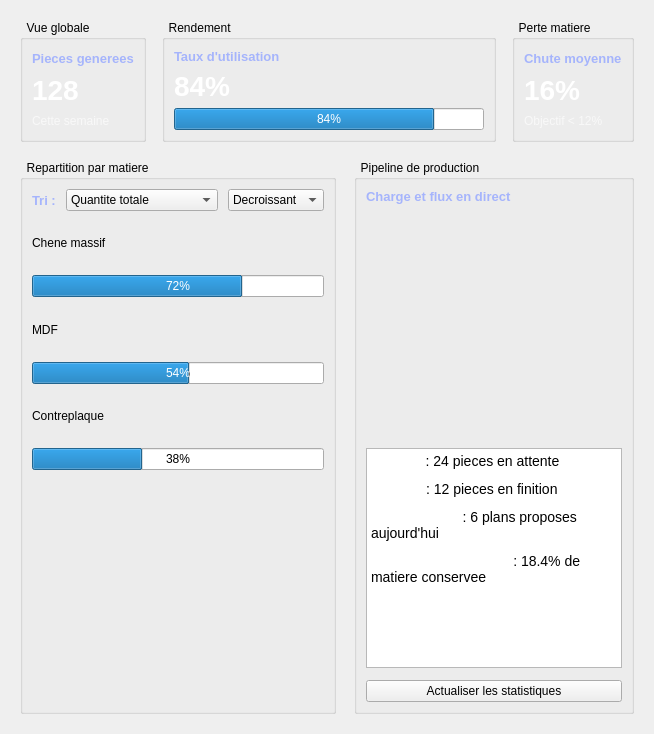
          <widget class="QWidget" name="tab_pc_stats">
           <attribute name="title">
            <string>Statistiques</string>
           </attribute>
           <layout class="QVBoxLayout" name="vl_pc_stats">
            <property name="spacing">
             <number>18</number>
            </property>
            <property name="leftMargin">
             <number>20</number>
            </property>
            <property name="topMargin">
             <number>20</number>
            </property>
            <property name="rightMargin">
             <number>20</number>
            </property>
            <property name="bottomMargin">
             <number>20</number>
            </property>
            <item>
             <layout class="QHBoxLayout" name="hl_pc_stats_cards">
              <property name="spacing">
               <number>16</number>
              </property>
              <item>
               <widget class="QGroupBox" name="gb_pc_stats_total">
                <property name="title">
                 <string>  Vue globale</string>
                </property>
                <layout class="QVBoxLayout" name="vl_pc_stats_total">
                 <item>
                  <widget class="QLabel" name="lb_pc_stats_total_title">
                   <property name="styleSheet">
                    <string notr="true">color:#a5b4fc;background:transparent;font-size:13px;font-weight:600;</string>
                   </property>
                   <property name="text">
                    <string>Pieces generees</string>
                   </property>
                  </widget>
                 </item>
                 <item>
                  <widget class="QLabel" name="lb_pc_stats_total_value">
                   <property name="styleSheet">
                    <string notr="true">color:white;background:transparent;font-size:28px;font-weight:700;</string>
                   </property>
                   <property name="text">
                    <string>128</string>
                   </property>
                  </widget>
                 </item>
                 <item>
                  <widget class="QLabel" name="lb_pc_stats_total_hint">
                   <property name="styleSheet">
                    <string notr="true">color:rgba(255,255,255,0.65);background:transparent;</string>
                   </property>
                   <property name="text">
                    <string>Cette semaine</string>
                   </property>
                  </widget>
                 </item>
                </layout>
               </widget>
              </item>
              <item>
               <widget class="QGroupBox" name="gb_pc_stats_yield">
                <property name="title">
                 <string>  Rendement</string>
                </property>
                <layout class="QVBoxLayout" name="vl_pc_stats_yield">
                 <item>
                  <widget class="QLabel" name="lb_pc_stats_yield_title">
                   <property name="styleSheet">
                    <string notr="true">color:#a5b4fc;background:transparent;font-size:13px;font-weight:600;</string>
                   </property>
                   <property name="text">
                    <string>Taux d'utilisation</string>
                   </property>
                  </widget>
                 </item>
                 <item>
                  <widget class="QLabel" name="lb_pc_stats_yield_value">
                   <property name="styleSheet">
                    <string notr="true">color:white;background:transparent;font-size:28px;font-weight:700;</string>
                   </property>
                   <property name="text">
                    <string>84%</string>
                   </property>
                  </widget>
                 </item>
                 <item>
                  <widget class="QProgressBar" name="pb_pc_stats_yield">
                   <property name="value">
                    <number>84</number>
                   </property>
                  </widget>
                 </item>
                </layout>
               </widget>
              </item>
              <item>
               <widget class="QGroupBox" name="gb_pc_stats_loss">
                <property name="title">
                 <string>  Perte matiere</string>
                </property>
                <layout class="QVBoxLayout" name="vl_pc_stats_loss">
                 <item>
                  <widget class="QLabel" name="lb_pc_stats_loss_title">
                   <property name="styleSheet">
                    <string notr="true">color:#a5b4fc;background:transparent;font-size:13px;font-weight:600;</string>
                   </property>
                   <property name="text">
                    <string>Chute moyenne</string>
                   </property>
                  </widget>
                 </item>
                 <item>
                  <widget class="QLabel" name="lb_pc_stats_loss_value">
                   <property name="styleSheet">
                    <string notr="true">color:white;background:transparent;font-size:28px;font-weight:700;</string>
                   </property>
                   <property name="text">
                    <string>16%</string>
                   </property>
                  </widget>
                 </item>
                 <item>
                  <widget class="QLabel" name="lb_pc_stats_loss_hint">
                   <property name="styleSheet">
                    <string notr="true">color:rgba(255,255,255,0.65);background:transparent;</string>
                   </property>
                   <property name="text">
                    <string>Objectif &lt; 12%</string>
                   </property>
                  </widget>
                 </item>
                </layout>
               </widget>
              </item>
             </layout>
            </item>
            <item>
             <layout class="QHBoxLayout" name="hl_pc_stats_body">
              <property name="spacing">
               <number>18</number>
              </property>
              <item>
               <widget class="QGroupBox" name="gb_pc_stats_materials">
                <property name="title">
                 <string>  Repartition par matiere</string>
                </property>
                <layout class="QVBoxLayout" name="vl_pc_stats_materials">
                 <property name="spacing">
                  <number>12</number>
                 </property>
                 <item>
                  <layout class="QHBoxLayout" name="hl_pc_stats_sort">
                   <property name="spacing">
                    <number>10</number>
                   </property>
                   <item>
                    <widget class="QLabel" name="lb_pc_stats_sort">
                     <property name="styleSheet">
                      <string notr="true">color:#a5b4fc;background:transparent;font-size:13px;font-weight:600;</string>
                     </property>
                     <property name="text">
                      <string>Tri :</string>
                     </property>
                    </widget>
                   </item>
                   <item>
                    <widget class="QComboBox" name="pc_stats_sort_by">
                     <item>
                      <property name="text">
                       <string>Quantite totale</string>
                      </property>
                     </item>
                     <item>
                      <property name="text">
                       <string>Nombre de references</string>
                      </property>
                     </item>
                     <item>
                      <property name="text">
                       <string>Surface totale</string>
                      </property>
                     </item>
                    </widget>
                   </item>
                   <item>
                    <widget class="QComboBox" name="pc_stats_sort_order">
                     <item>
                      <property name="text">
                       <string>Decroissant</string>
                      </property>
                     </item>
                     <item>
                      <property name="text">
                       <string>Croissant</string>
                      </property>
                     </item>
                    </widget>
                   </item>
                  </layout>
                 </item>
                 <item>
                  <widget class="QLabel" name="lb_pc_stats_mat_1">
                   <property name="text">
                    <string>Chene massif</string>
                   </property>
                  </widget>
                 </item>
                 <item>
                  <widget class="QProgressBar" name="pb_pc_stats_mat_1">
                   <property name="value">
                    <number>72</number>
                   </property>
                  </widget>
                 </item>
                 <item>
                  <widget class="QLabel" name="lb_pc_stats_mat_2">
                   <property name="text">
                    <string>MDF</string>
                   </property>
                  </widget>
                 </item>
                 <item>
                  <widget class="QProgressBar" name="pb_pc_stats_mat_2">
                   <property name="value">
                    <number>54</number>
                   </property>
                  </widget>
                 </item>
                 <item>
                  <widget class="QLabel" name="lb_pc_stats_mat_3">
                   <property name="text">
                    <string>Contreplaque</string>
                   </property>
                  </widget>
                 </item>
                 <item>
                  <widget class="QProgressBar" name="pb_pc_stats_mat_3">
                   <property name="value">
                    <number>38</number>
                   </property>
                  </widget>
                 </item>
                 <item>
                  <widget class="QWidget" name="pc_stats_material_chart_container" native="true">
                   <property name="minimumSize">
                    <size>
                     <width>0</width>
                     <height>220</height>
                    </size>
                   </property>
                   <property name="styleSheet">
                    <string notr="true">background:transparent;</string>
                   </property>
                  </widget>
                 </item>
                </layout>
               </widget>
              </item>
              <item>
               <widget class="QGroupBox" name="gb_pc_stats_pipeline">
                <property name="title">
                 <string>  Pipeline de production</string>
                </property>
                <layout class="QVBoxLayout" name="vl_pc_stats_pipeline">
                 <property name="spacing">
                  <number>12</number>
                 </property>
                 <item>
                  <widget class="QLabel" name="lb_pc_stats_pipeline_title">
                   <property name="styleSheet">
                    <string notr="true">color:#a5b4fc;background:transparent;font-size:13px;font-weight:600;</string>
                   </property>
                   <property name="text">
                    <string>Charge et flux en direct</string>
                   </property>
                  </widget>
                 </item>
                 <item>
                  <widget class="QWidget" name="pc_stats_trend_chart_container" native="true">
                   <property name="minimumSize">
                    <size>
                     <width>0</width>
                     <height>220</height>
                    </size>
                   </property>
                   <property name="styleSheet">
                    <string notr="true">background:transparent;</string>
                   </property>
                  </widget>
                 </item>
                 <item>
                  <widget class="QTextEdit" name="txt_pc_stats_pipeline">
                   <property name="minimumSize">
                    <size>
                     <width>0</width>
                     <height>220</height>
                    </size>
                   </property>
                   <property name="readOnly">
                    <bool>true</bool>
                   </property>
                   <property name="html">
                    <string>&lt;!DOCTYPE HTML PUBLIC &quot;-//W3C//DTD HTML 4.0//EN&quot; &quot;http://www.w3.org/TR/REC-html40/strict.dtd&quot;&gt;
&lt;html&gt;&lt;head&gt;&lt;meta name=&quot;qrichtext&quot; content=&quot;1&quot; /&gt;&lt;meta charset=&quot;utf-8&quot; /&gt;&lt;style type=&quot;text/css&quot;&gt;
p, li { white-space: pre-wrap; }
hr { height: 1px; border-width: 0; }
li.unchecked::marker { content: &quot;\2610&quot;; }
li.checked::marker { content: &quot;\2612&quot;; }
&lt;/style&gt;&lt;/head&gt;&lt;body style=&quot; font-family:'Segoe UI','sans-serif'; font-size:14px; font-weight:400; font-style:normal;&quot;&gt;
&lt;p style=&quot; margin-top:12px; margin-bottom:12px; margin-left:0px; margin-right:0px; -qt-block-indent:0; text-indent:0px;&quot;&gt;&lt;span style=&quot; font-weight:600; color:#ffffff;&quot;&gt;Ligne A&lt;/span&gt; : 24 pieces en attente&lt;/p&gt;
&lt;p style=&quot; margin-top:12px; margin-bottom:12px; margin-left:0px; margin-right:0px; -qt-block-indent:0; text-indent:0px;&quot;&gt;&lt;span style=&quot; font-weight:600; color:#ffffff;&quot;&gt;Ligne B&lt;/span&gt; : 12 pieces en finition&lt;/p&gt;
&lt;p style=&quot; margin-top:12px; margin-bottom:12px; margin-left:0px; margin-right:0px; -qt-block-indent:0; text-indent:0px;&quot;&gt;&lt;span style=&quot; font-weight:600; color:#ffffff;&quot;&gt;Mode auto IA&lt;/span&gt; : 6 plans proposes aujourd'hui&lt;/p&gt;
&lt;p style=&quot; margin-top:12px; margin-bottom:12px; margin-left:0px; margin-right:0px; -qt-block-indent:0; text-indent:0px;&quot;&gt;&lt;span style=&quot; font-weight:600; color:#ffffff;&quot;&gt;Economies estimees&lt;/span&gt; : 18.4% de matiere conservee&lt;/p&gt;&lt;/body&gt;&lt;/html&gt;</string>
                   </property>
                  </widget>
                 </item>
                 <item>
                  <widget class="QPushButton" name="btn_pc_stats_refresh">
                   <property name="text">
                    <string>Actualiser les statistiques</string>
                   </property>
                  </widget>
                 </item>
                </layout>
               </widget>
              </item>
             </layout>
            </item>
           </layout>
          </widget>
